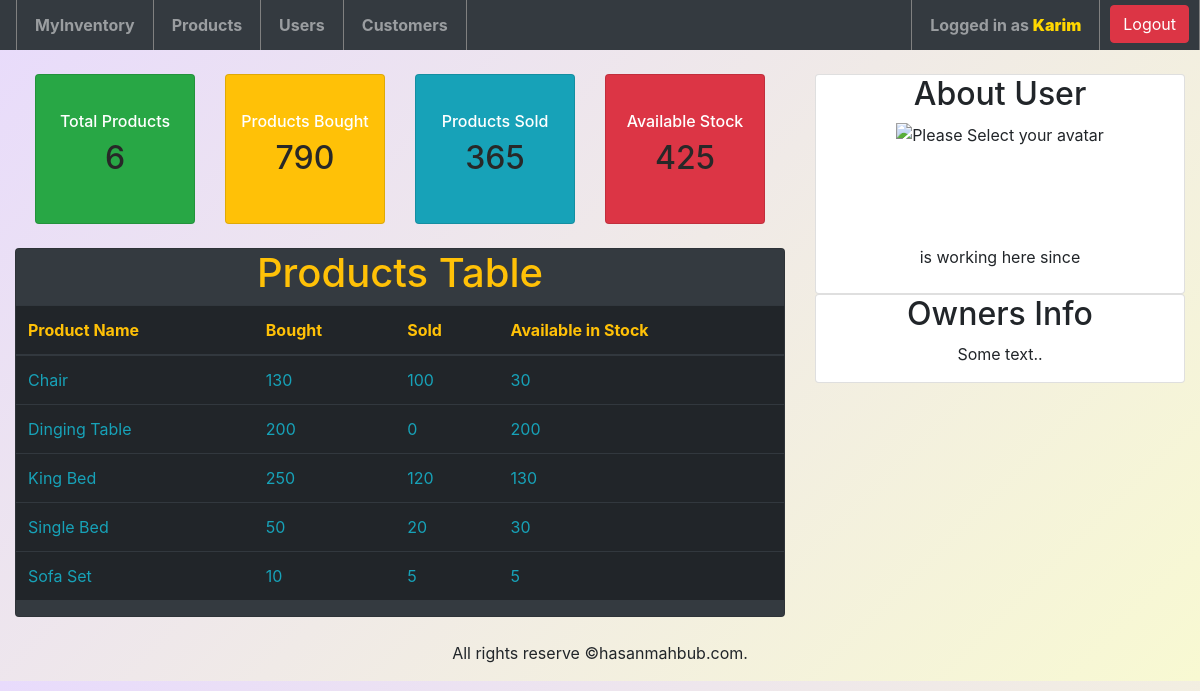
Screenshot of /dashboard.php (signed in) with the database file from the repository.
### tables this page shows
CREATE TABLE `products` (
  `id` int(11) NOT NULL,
  `name` varchar(100) NOT NULL,
  `bought` int(11) NOT NULL DEFAULT 0,
  `sold` int(11) NOT NULL DEFAULT 0,
  `image` varchar(300) NOT NULL,
  `created_at` datetime DEFAULT NULL,
  `updated_at` datetime NOT NULL DEFAULT current_timestamp()
);

### dashboard.php (the view, shortened to what this page needs)
<?php
include './inc/header.php';
?>
<?php
include './inc/navigation.php';
$lastDate = date('Y-m-d', strtotime('-7 days'));
$sql = "SELECT * FROM products WHERE updated_at>'$lastDate'";
$products = $conn->query($sql);
$sql = "SELECT COUNT(*) as total_products FROM products";
$totalProducts = mysqli_fetch_assoc($conn->query($sql));
$sql = "SELECT SUM(bought) as total_bought FROM products";
$totalBoughts = mysqli_fetch_assoc($conn->query($sql));
$sql = "SELECT SUM(sold) as total_sold FROM products";
$totalSold = mysqli_fetch_assoc($conn->query($sql));
 $stockAvailable = $totalBoughts['total_bought']-$totalSold['total_sold'];
?>
<div class="pt-4">
    <div class="row w-100 p-0 m-0" style="padding-top: 40px;">
        <div class="col-8">
            <div class="pb-4">
                <section class="row" style="padding-left: 20px; padding-right: 20px;">
                    <div class="col-3">
                        <div style="height:150px ;" class="card card-green bg-success text-white
                         d-flex justify-content-center align-items-center flex-column
                        ">
                            <h6>Total Products </h6>
                            <h2 style="color: #282828; text-align: center;">
                               <?php echo $totalProducts['total_products'];  ?>
                           </h2>
                        </div>
                    </div>
                    <div class="col-3">
                        <div style="height:150px ;" class="card card-yellow bg-warning text-white
                         d-flex justify-content-center align-items-center flex-column
                        ">
                            <h6>Products Bought </h6>
                            <h2 style="color: #282828; text-align: center;">
                               <?php  echo $totalBoughts['total_bought']; ?>
                            </h2>
                        </div>
                    </div>
                    <div class="col-3 ">
                        <div style="height:150px ;" class="card card-blue bg-info text-white
                          d-flex justify-content-center align-items-center flex-column
                        ">
                            <h6>Products Sold </h6>
                            <h2 style="color: #282828; text-align: center;">
                              <?php  echo $totalSold['total_sold']; ?>
                            </h2>
                        </div>
                    </div>
                    <div class="col-3">
                        <div style="height:150px ;" class="card card-red bg-danger text-white
                          d-flex justify-content-center align-items-center flex-column
                        ">
                            <h6>Available Stock </h6>
                            <h2 style="color: #282828; text-align: center;">
                               <?php  echo $stockAvailable;  ?>
                            </h2>
                        </div>
                    </div>
                </section>
            </div>
            <div class="card bg-dark">
                <div class="table_container">
                    <h1 class="text-warning" style="text-align: center;">Products Table</h1>
                    <div class="table-responsive">
                        <table class="table table-dark" id="table" data-toggle="table" data-search="true" data-filter-control="true" data-show-export="true" data-click-to-select="true" data-toolbar="#toolbar">
                            <thead class="thead text-warning">
                                <tr>
                                    <th data-field="date" data-filter-control="select" data-sortable="true">Product Name</th>
                                    <th data-field="examen" data-filter-control="select" data-sortable="true"> Bought</th>
                                    <th data-field="note" data-sortable="true">Sold</th>
                                    <th data-field="note" data-sortable="true">Available in Stock</th>
                                </tr>
                            </thead>
                            <tbody class="text-info">
                                <?php
                                if(mysqli_num_rows($products) > 0){{
                                    while ($row = mysqli_fetch_assoc($products)) {
                                    $stock = $row['bought'] - $row['sold'];
                                       ?>
                                    <tr>
                                        <td class="text-capitalize"><?php echo $row['name']; ?></td>
                                        <td class=""><?php echo $row['bought']; ?></td>
                                        <td class=""><?php echo $row['sold']; ?></td>
                                        <td class=""><?php echo $stock; ?></td>
                                    </tr>
                                    <?php
                                    }
                                }}
                                ?>
                            </tbody>
                        </table>
                    </div>
                </div>
            </div>
        </div>
        <div class="col-4">
            <div class="card  text-center">
                <h2>About User</h2>
                <div style="height:100px;"><img src="<?php
                                                        ?>" height="100px;" width="100px;" class="img-circle" alt="Please Select your avatar"></div>
                <p>
                     is working here since
                </p>
            </div>
            <div class="card text-center">
                <h2>Owners Info</h2>
                <p>Some text..</p>
            </div>
        </div>
    </div>
</div>
<?php
include './inc/footer.php';
?>

### css/style.css (style rules this page uses)
body { background-color: #f8f9d2; background-image: linear-gradient(315deg, #f8f9d2 0%, #e8dbfc 100%); }

### rows the page displays
products: name "Chair", bought "130", sold "100", stock "30"
products: name "Dinging Table", bought "200", sold "0"
products: name "King Bed", bought "250", sold "120", stock "130"
products: name "Single Bed", bought "50", sold "20", stock "30"
products: name "Sofa Set", bought "10", sold "5"

### other values shown
$user "Karim"
$totalProducts['total_products'] "6"
$totalBoughts['total_bought'] "790"
$totalSold['total_sold'] "365"
$stockAvailable "425"
